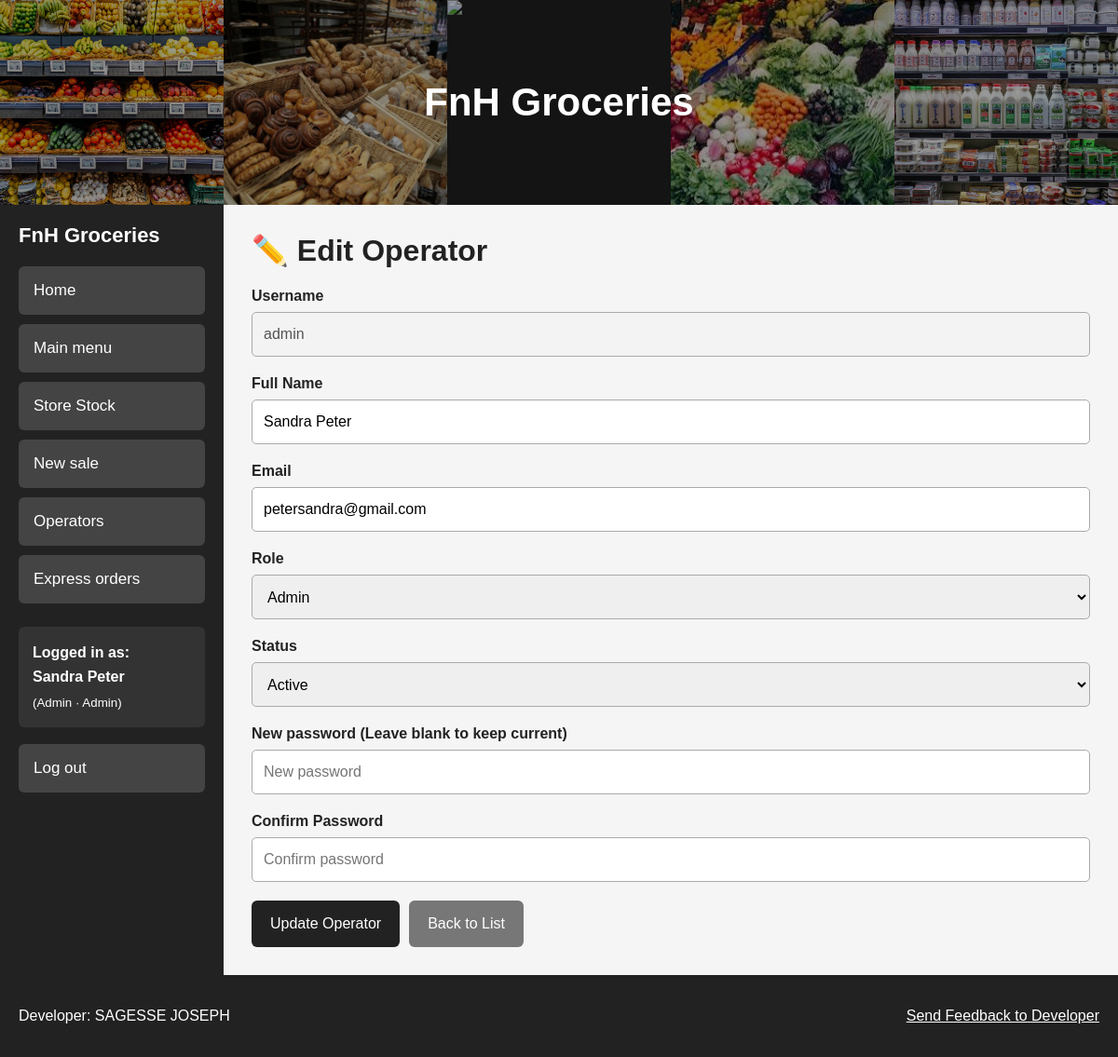
The app's page /operators/edit-user.php?id=1 (signed in) with its own data.
### tables this page shows
CREATE TABLE `users` (
  `user_id` int(10) UNSIGNED NOT NULL,
  `username` varchar(30) NOT NULL,
  `password_hash` varchar(255) NOT NULL,
  `full_name` varchar(80) NOT NULL,
  `email` varchar(200) NOT NULL,
  `role` enum('admin','operator') NOT NULL DEFAULT 'operator',
  `is_active` tinyint(4) NOT NULL DEFAULT 1,
  `created_at` datetime NOT NULL DEFAULT current_timestamp()
);

### includes/helpers.php (called while the page is built, shortened)
<?php
function h($value): string
{
    return htmlspecialchars((string)$value, ENT_QUOTES, 'UTF-8');
}

### includes/auth.php (called while the page is built, shortened)
<?php
function current_user()
{
    return isset($_SESSION['user']) ? $_SESSION['user'] : null;
}

### includes/navbar.php (called while the page is built)
<?php
function all_nav_items(): array
{
    return array(
        array('label' => 'Home',             'file' => '/FnH-Groceries/home.php',            'icon' => 'home.png',  'roles' => array('admin', 'operator')),
        array('label' => 'Main menu',        'file' => '/FnH-Groceries/menu.php',            'icon' => 'menu.png',  'roles' => array('admin', 'operator')),
        array('label' => 'Store Stock ',     'file' => '/FnH-Groceries/stock/index.php',           'icon' => 'stock.png', 'roles' => array('admin', 'operator')),
        array('label' => 'New sale',         'file' => '/FnH-Groceries/sales/new.php',        'icon' => 'new.png',  'roles' => array('admin', 'operator')),
        array('label' => 'Operators',        'file' => '/FnH-Groceries/operators/user.php',   'icon' => 'users.png',       'roles' => array('admin')),
        array('label' => 'Express orders', 'file' => '/FnH-Groceries/express/index.php', 'icon' => 'express.png', 'roles' => array('admin', 'operator')),
    );
}
function nav_items_for(array $user): array
{
    $items = array();
    foreach (all_nav_items() as $item) {
        if (in_array($user['role'], $item['roles'], true)) {
            $items[] = $item;
        }
    }
    return $items;
}

### includes/database.php (called while the page is built)
<?php
function db(): PDO
{
    static $pdo = null;
    if ($pdo === null) {
        $dsn = 'mysql:host=' . DB_HOST . ';dbname=' . DB_NAME . ';charset=utf8mb4';
        $pdo = new PDO($dsn, DB_USER, DB_PASS, array(
            PDO::ATTR_ERRMODE            => PDO::ERRMODE_EXCEPTION,
            PDO::ATTR_DEFAULT_FETCH_MODE => PDO::FETCH_ASSOC,
            PDO::ATTR_EMULATE_PREPARES   => false,
        ));
    }
    return $pdo;
}
?>

### includes/manage-operators-functions.php (called while the page is built, shortened)
<?php
function get_user(int $user_id): ?array
{
    $stmt = db()->prepare('SELECT user_id, username, full_name, email, role, is_active, created_at FROM users WHERE user_id = ?');
    $stmt->execute([$user_id]);
    $user = $stmt->fetch();
    return $user ?: null;
}

### operators/edit-user.php (the view, shortened to what this page needs)
<?php
$user_id = (int)($_GET['id'] ?? 0);
$user_data = get_user($user_id);
require __DIR__ . '/../includes/header.php';
?>
<h1>✏️ Edit Operator</h1>
<form method="POST" action="edit-user.php?id=<?= $user_id ?>">
    <div class="form-group">
        <label for="username">Username</label>
        <input
            type="text"
            id="username" name="username"
            value="<?= $user_data['username'] ?>" maxlength="30" autocomplete="off" autocapitalize="none" disabled>
    </div>
    <div class="form-group">
        <label for="full_name">Full Name</label>
        <input
            type="text"
            id="full_name" name="full_name"
            maxlength="80" value="<?= $user_data['full_name'] ?>" required>
    </div>
    <div class="form-group">
        <label for="email">Email</label>
        <input type="email" id="email" name="email"
            value="<?= $user_data['email'] ?>" required>
    </div>
    <div class="form-group">
        <label for="role">Role</label>
        <select id="role" name="role" required>
            <option value="admin" <?= $user_data['role'] === 'admin' ? 'selected' : '' ?>>
                Admin
            </option>
        </select>
    </div>
    <div class="form-group">
        <label for="is_active">Status</label>
        <select id="is_active" name="is_active" required>
            <option value="1" <?= (int)$user_data['is_active'] === 1 ? 'selected' : '' ?>>
                Active
            </option>
        </select>
    </div>
    <div class="form-group">
        <label for="password">New password (Leave blank to keep current)</label>
        <input type="password" id="password" name="new_password"
            placeholder="New password" autocomplete="new-password">
    </div>
    <div class="form-group">
        <label for="confirmPassword">Confirm Password</label>
        <input type="password" id="confirmPassword" name="password_confirm" autocomplete="new-password"
            placeholder="Confirm password">
    </div>
    <div class="form-actions">
        <button type="submit" class="button-primary">
            Update Operator
        </button>
        <a href="user.php" class="button button-secondary">
            Back to List
        </a>
    </div>
</form>
<?php require __DIR__ . '/../includes/footer.php'; ?>

### includes/header.php (shortened to what this page needs)
<?php
$user = current_user();
?>
<!DOCTYPE html>
<html lang="en">
<head>
    <link
        rel="stylesheet"
        href="/FnH-Groceries/assets/css/style.css">
</head>
<body>
    <header class="site-header">
        <div class="banner">
            <img
                src="/FnH-Groceries/assets/images/banner/fruit.png"
                alt="Fresh fruit">
            <img
                src="/FnH-Groceries/assets/images/banner/bread.png"
                alt="Fresh bread">
            <img
                src="/FnH-Groceries/assets/images/banner/grocery.png"
                alt="Groceries">
            <img
                src="/FnH-Groceries/assets/images/banner/vegetables.png"
                alt="Fresh vegetables">
            <img
                src="/FnH-Groceries/assets/images/banner/milk.png"
                alt="Milk">
            <div class="banner-title">
                <?php echo h(SITE_TITLE); ?>
            </div>
        </div>
    </header>
    <div class="page-layout">
        <nav class="sidebar">
            <div class="nav-title">
                FnH Groceries
            </div>
            <?php if ($user): ?>
                <?php foreach (nav_items_for($user) as $item): ?>
                    <a class="nav-button" href="<?php echo h($item['file']); ?>"><?php echo h($item['label']); ?></a>
                <?php endforeach; ?>
                <div class="operator-box">
                    <strong>Logged in as:</strong>
                    <span>
                        <?php echo h($user['full_name']); ?>
                    </span>
                    <small>
                        (<?php echo h($user['username']); ?> &middot; <?php echo h($user['role']); ?>)
                    </small>
                </div><br>
                <a class="nav-button " href="/FnH-Groceries/logout.php">Log out</a>
            <?php else: ?>
                <a class="nav-button" href="index.php">Login</a>
            <?php endif; ?>
        </nav>
        <main class="main-content">

### assets/css/style.css (style rules this page uses)
* { box-sizing: border-box; }
html { font-size: 16px; }
body { margin: 0; font-family: Arial, Helvetica, sans-serif; background: #f5f5f5; color: #222; }
.site-header { width: 100%; }
.banner { position: relative; height: 220px; display: flex; overflow: hidden; background: #222; }
.banner img { width: 20%; height: 100%; object-fit: cover; }
.banner-title { position: absolute; inset: 0; display: flex; justify-content: center; align-items: center; background: rgba(0, 0, 0, 0.4); color: white; font-size: 42px; font-weight: bold; text-align: center; }
.page-layout { display: flex; min-height: calc(100vh - 300px); }
.sidebar { width: 240px; flex-shrink: 0; background: #222; padding: 20px; }
.nav-title { color: white; font-size: 22px; font-weight: bold; margin-bottom: 20px; }
.nav-button { display: flex; min-height: 52px; align-items: center; margin-bottom: 10px; padding: 12px 16px; background: #444; color: white; text-decoration: none; border-radius: 6px; font-size: 17px; }
.operator-box { margin-top: 25px; padding: 15px; background: #333; color: white; border-radius: 6px; line-height: 1.6; }
.operator-box span { display: block; font-weight: bold; }
.operator-box small { display: block; margin-top: 5px; text-transform: capitalize; }
.main-content { flex: 1; padding: 30px; min-width: 0; }
.main-content h1 { margin-top: 0; }
button, .button { min-height: 50px; padding: 12px 20px; border: none; border-radius: 6px; font-size: 16px; cursor: pointer; text-decoration: none; display: inline-flex; align-items: center; justify-content: center; }
.button-primary { background: #222; color: white; }
.button-secondary { background: #777; color: white; }
.form-group { margin-bottom: 20px; }
.form-group label { display: block; margin-bottom: 8px; font-weight: bold; }
input, select, textarea { width: 100%; min-height: 48px; padding: 12px; border: 1px solid #aaa; border-radius: 5px; font-size: 16px; }
.form-actions { display: flex; gap: 10px; flex-wrap: wrap; margin-top: 20px; }

### records on screen
users: full_name "Sandra Peter", username "Admin", role "Admin", username "admin", email "petersandra@gmail.com", is_active "Active"

### other values on screen
SITE_TITLE "FnH Groceries"
$item['label'] "Home"
$item['label'] "Main menu"
$item['label'] "Store Stock"
$item['label'] "New sale"
$item['label'] "Operators"
$item['label'] "Express orders"
